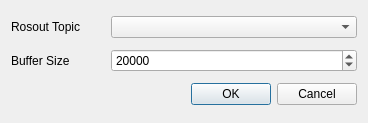
<?xml version="1.0" encoding="UTF-8"?>
<ui version="4.0">
 <class>ConsoleSettingsDialog</class>
 <widget class="QDialog" name="ConsoleSettingsDialog">
  <property name="windowModality">
   <enum>Qt::ApplicationModal</enum>
  </property>
  <property name="geometry">
   <rect>
    <x>0</x>
    <y>0</y>
    <width>368</width>
    <height>123</height>
   </rect>
  </property>
  <property name="windowTitle">
   <string>Setup</string>
  </property>
  <property name="modal">
   <bool>true</bool>
  </property>
  <layout class="QVBoxLayout" name="verticalLayout">
   <item>
    <layout class="QHBoxLayout" name="horizontalLayout_2">
     <item>
      <widget class="QLabel" name="label">
       <property name="maximumSize">
        <size>
         <width>94</width>
         <height>16777215</height>
        </size>
       </property>
       <property name="text">
        <string>Rosout Topic</string>
       </property>
      </widget>
     </item>
     <item>
      <widget class="QComboBox" name="topic_combo"/>
     </item>
    </layout>
   </item>
   <item>
    <layout class="QHBoxLayout" name="horizontalLayout">
     <item>
      <widget class="QLabel" name="label_5">
       <property name="maximumSize">
        <size>
         <width>94</width>
         <height>16777215</height>
        </size>
       </property>
       <property name="text">
        <string>Buffer Size</string>
       </property>
      </widget>
     </item>
     <item>
      <widget class="QSpinBox" name="buffer_size_spin">
       <property name="maximum">
        <number>100000</number>
       </property>
       <property name="singleStep">
        <number>1000</number>
       </property>
       <property name="value">
        <number>20000</number>
       </property>
      </widget>
     </item>
    </layout>
   </item>
   <item>
    <layout class="QHBoxLayout" name="levelsLayout"/>
   </item>
   <item>
    <widget class="QDialogButtonBox" name="buttonBox">
     <property name="standardButtons">
      <set>QDialogButtonBox::Cancel|QDialogButtonBox::Ok</set>
     </property>
    </widget>
   </item>
  </layout>
 </widget>
 <resources/>
 <connections>
  <connection>
   <sender>buttonBox</sender>
   <signal>accepted()</signal>
   <receiver>ConsoleSettingsDialog</receiver>
   <slot>accept()</slot>
   <hints>
    <hint type="sourcelabel">
     <x>248</x>
     <y>254</y>
    </hint>
    <hint type="destinationlabel">
     <x>157</x>
     <y>274</y>
    </hint>
   </hints>
  </connection>
  <connection>
   <sender>buttonBox</sender>
   <signal>rejected()</signal>
   <receiver>ConsoleSettingsDialog</receiver>
   <slot>reject()</slot>
   <hints>
    <hint type="sourcelabel">
     <x>316</x>
     <y>260</y>
    </hint>
    <hint type="destinationlabel">
     <x>286</x>
     <y>274</y>
    </hint>
   </hints>
  </connection>
 </connections>
</ui>
